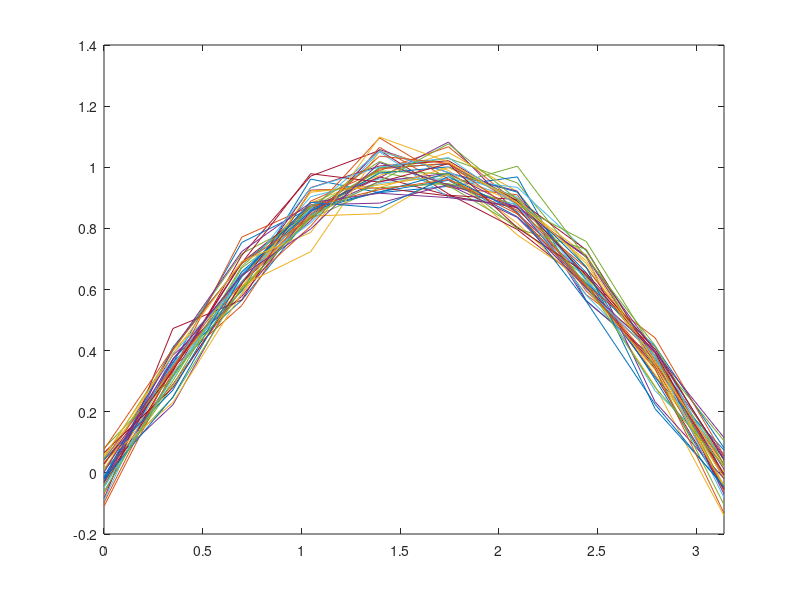

MATLAB code to generate this figure: (Note: this script raises an error after producing the figure.)
clear all;

%Output data
O = 1; %Number of dimensions
T = 10; %Time series length
nex = 40; %Number of examples
x = linspace(0, pi, T);
data = sin(x);
data = repmat(data, [1 1 nex]);
noise = randn(O, T, nex) * 0.05;
trainSplit = 20;

data = data + noise;

%plot data
for i = 1:nex
    plot(x, data(1, :, i));
    hold on
end
xlim([0, pi]);

M = 2; %Number of Gaussians
Q = 20; %Number of states

model = bcf.models.HMM(Q, M);
model.train(data(:, :, 1:trainSplit));

model.calculateNoiseDistribution(data(:, :, trainSplit));

%Modify and test transition matrix
%model.transmat(model.transmat < 0.005) = 0.005;
%model.transmat = normalize(model.transmat, 2);
model.prior(model.prior < 0.001) = 0.001;
model.prior = normalize(model.prior);

output = data(:, :, trainSplit + 1:end);
for i = 1:1%size(output, 3)
    output(:, :, i) = model.forecastAll(output(:, :, i), 1, 'window', 4);
end

for i = 1:size(output, 3)
    plot(x, [data(:, :, trainSplit + i); output(:, :, i)]);
    hold on
end

%Test crap data
crap = -1 * (x .* x);
crapOut = model.forecastAll(crap, 1, 'window', 4);
plot(x, [crap; crapOut]);
